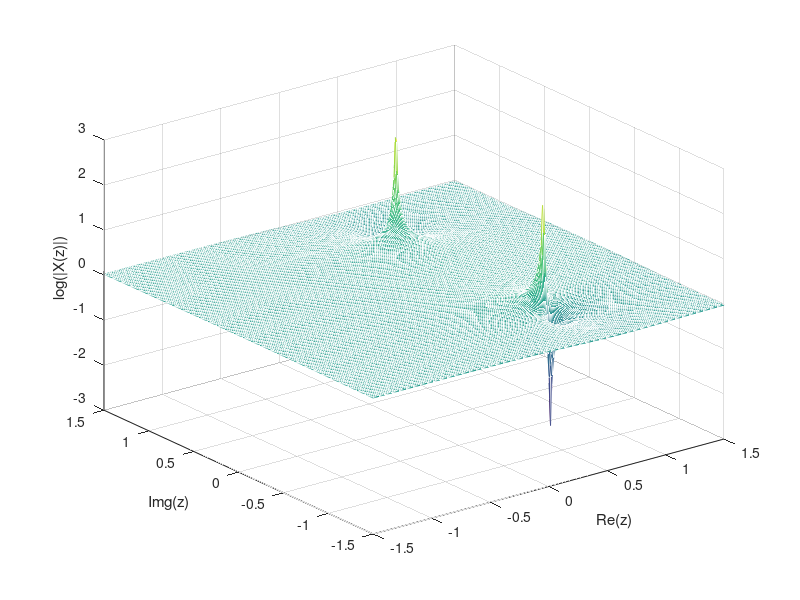
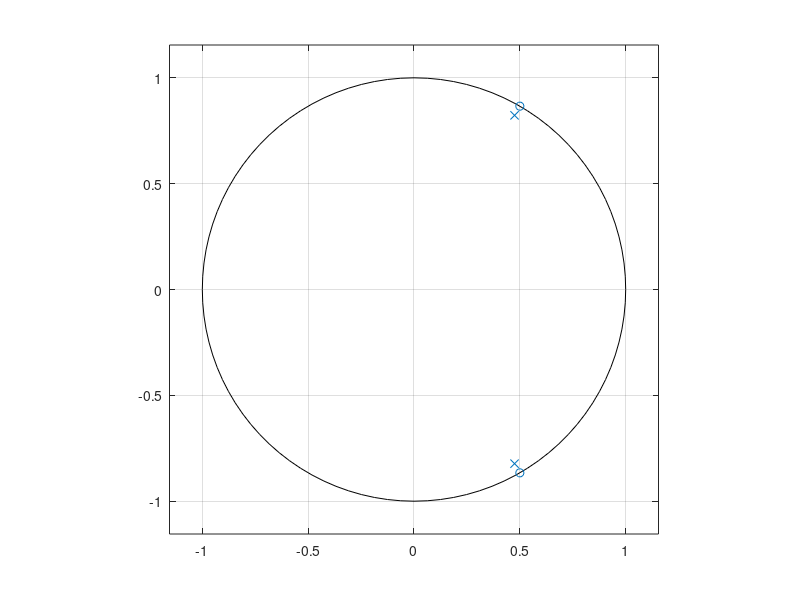
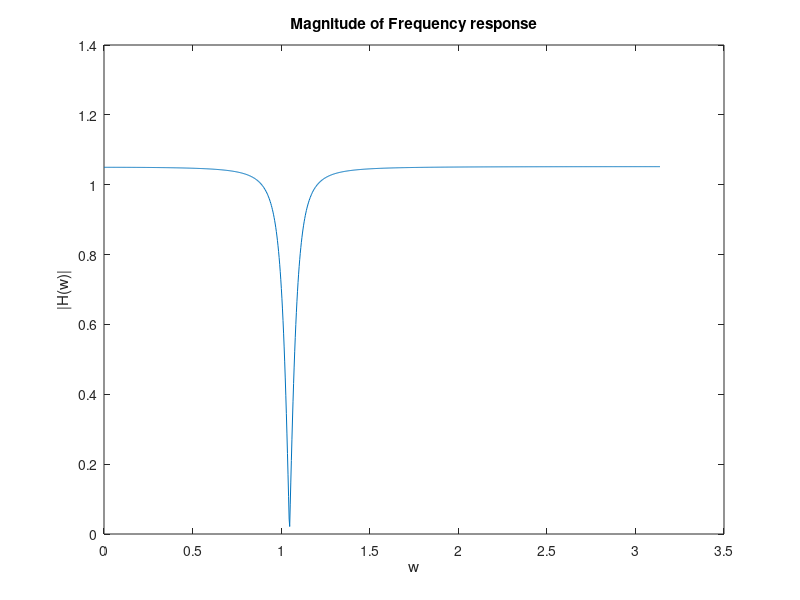
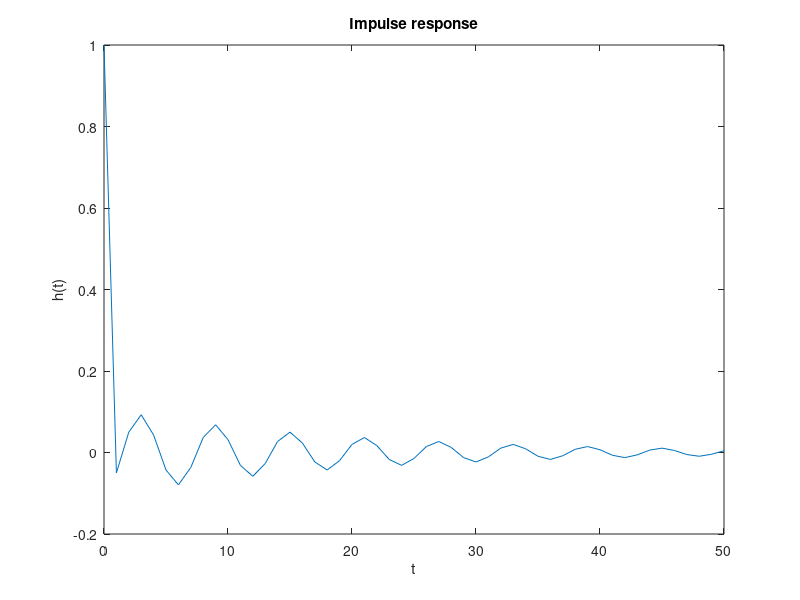

These charts were generated, in order, by the following MATLAB code:
%(a)
x = -1.5:0.01:1.5;
y = x;

[X,Y] = meshgrid(x,y);
p = 0.9;

z = X+1i*Y;
Z = log(abs(z./(z-p)));
figure(1);
mesh(X,Y,Z);
title('p = 0.9');
xlabel('Re(z)');
ylabel('Img(z)');
zlabel('log(|X(z)|)');

figure(2);
p = 1+1i;
Z = log(abs(z./(z-p)));
mesh(X,Y,Z);
title('p = 1+j');
xlabel('Re(z)');
ylabel('Img(z)');
zlabel('log(|X(z)|)');

%(b)
p = 0.9;
b = [1 0];
a = [1 -p];
figure(1);
zplane(b,a);

figure(2);
p = 1+1i;
b = [1 0];
a = [1 -p];
zplane(b,a);

%(c)
p = 0.9;
b = [1 0];
a = [1 -p];
[h,w] = freqz(b,a,1001);
figure(1);
plot(w,abs(h));
title('Magnitude of Frequency response')
xlabel('w'); ylabel('|H(w)|');

p = 1+1i;
b = [1 0];
a = [1 -p];
[h,w] = freqz(b,a,1001);
figure(2);
plot(w,abs(h));
title('Magnitude of Frequency response')
xlabel('w'); ylabel('|H(w)|');

%(d)
p = 0.9;
b = [1 0];
a = [1 -p];
[h,t] = impz(b,a,51);
figure(1)
plot(t,h);
title('Impulse response')
xlabel('t'); ylabel('h(t)');

p = 1+1i;
b = [1 0];
a = [1 -p];
figure(2);
[h,t] = impz(b,a,51);
plot(t,abs(h));
title('Magnitude of Impulse response')
xlabel('t'); ylabel('|h(t)|');

%(e)
x = -1.5:0.01:1.5;
y = x;

[X,Y] = meshgrid(x,y);
r = 0.95;
th = pi/3;

z = X+1i*Y;
Z = log(abs((z.^2-(2*cos(th)).*z+1)./(z.^2-(2*r*cos(th)).*z+r*r)));
figure(1);
mesh(X,Y,Z);
xlabel('Re(z)');
ylabel('Img(z)');
zlabel('log(|X(z)|)');

b = [1 -2*cos(th) 1];
a = [1 -2*r*cos(th) r.^2];

figure(2);
zplane(b,a);

[h,w] = freqz(b,a,1001);
figure(3);
plot(w,abs(h));
title('Magnitude of Frequency response')
xlabel('w'); ylabel('|H(w)|');

[h,t] = impz(b,a,51);
figure(4);
plot(t,h);
title('Impulse response')
xlabel('t'); ylabel('h(t)');


% OBSERVATIONS
% (d) impz returns the causal signal out of the two possible signals
%     for z/z-p impz returns p^n*u[n]
% (f) solving quadratic equations in numerator and denominator we get,
%     zeros are at e^(j*theta), e^(-j*theta)
%     poles are at r*e^(j*theta), r*e^(-j*theta)
%     zeros are independent of r but magnitude of poles increases with r
%     theta is the phase of zeros and poles in complex plane
